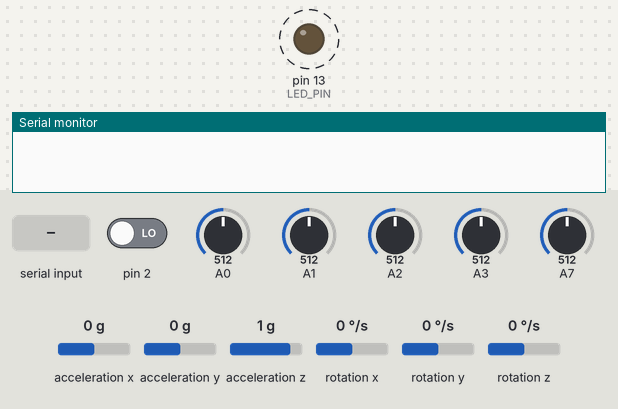
The sketch below on a simulated Arduino Nano, built with avr-gcc and run on an emulated ATmega328P. On the bench: output pins drawn as LEDs (lit = HIGH), the last lines printed to the serial monitor. Dashed ring = blinking. Inputs (shaded band) come from the test bench; at power-on: pin 2 LOW, A0 = 512, A1 = 512, A2 = 512, A3 = 512, A7 = 512, acceleration x 0 g, acceleration y 0 g, acceleration z 1 g, rotation x 0 °/s, rotation y 0 °/s, rotation z 0 °/s. The sensor or clock chip raises its interrupt line as the real part does.

Above: at 1.78 s.
1.8 s: "1\n" received over Serial
At 2.4 s:
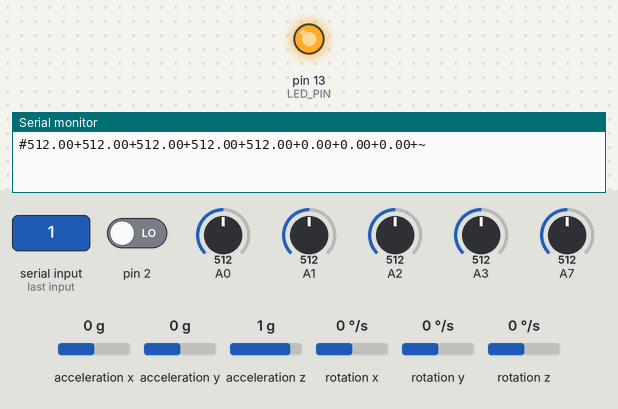
3.3 s: byte 50 ('2') received over Serial
At 3.61 s:
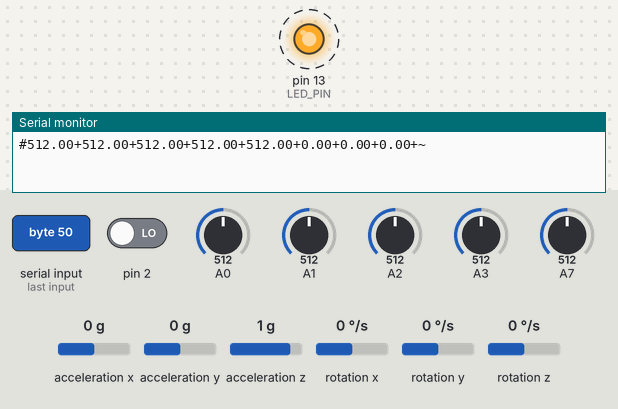
Timing chart, 0 to 12.3 s (numbered marks = the images above; inputs shaded):
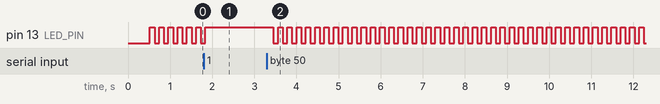

Measured:
- after the input at 1.8 s, pin 13 (LED_PIN): goes on until 1.8 s, then stays HIGH
- after the input at 3.3 s, pin 13 (LED_PIN): alternates HIGH for 0.11 s and LOW for 0.11 s, starting after 0.15 s
- by itself, pin 13 (LED_PIN): alternates HIGH for 0.11 s and LOW for 0.11 s

The sketch:

skripsi_nano_kirimdata.ino
```cpp
#include <SPI.h>
#include <SoftwareSerial.h>
#include "I2Cdev.h"
#include "MPU6050_6Axis_MotionApps20.h"
#if I2CDEV_IMPLEMENTATION == I2CDEV_ARDUINO_WIRE
#include "Wire.h"
#endif
MPU6050 mpu;
#define OUTPUT_READABLE_YAWPITCHROLL

#define LED_PIN 13 // (Arduino is 13, Teensy is 11, Teensy++ is 6)
bool blinkState = false;
// MPU control/status vars
bool dmpReady = false;  // set true if DMP init was successful
uint8_t mpuIntStatus;   // holds actual interrupt status byte from MPU
uint8_t devStatus;      // return status after each device operation (0 = success, !0 = error)
uint16_t packetSize;    // expected DMP packet size (default is 42 bytes)
uint16_t fifoCount;     // count of all bytes currently in FIFO
uint8_t fifoBuffer[64]; // FIFO storage buffer
Quaternion q;           // [w, x, y, z]         quaternion container
VectorFloat gravity;    // [x, y, z]            gravity vector
float ypr[3];           // [yaw, pitch, roll]   yaw/pitch/roll container and gravity vector
uint8_t teapotPacket[14] = { '$', 0x02, 0, 0, 0, 0, 0, 0, 0, 0, 0x00, 0x00, '\r', '\n' };
volatile bool mpuInterrupt = false;     // indicates whether MPU interrupt pin has gone high
void dmpDataReady() {
  mpuInterrupt = true;
}
int flag=0;
char data ='0';
double masukan[8];
void setup() {
  // initialise serial communications at 9600 bps:
  #if I2CDEV_IMPLEMENTATION == I2CDEV_ARDUINO_WIRE
  Wire.begin();
  TWBR = 24; // 400kHz I2C clock (200kHz if CPU is 8MHz)
#elif I2CDEV_IMPLEMENTATION == I2CDEV_BUILTIN_FASTWIRE
  Fastwire::setup(400, true);
#endif
  Serial.begin(9600);
//  while (!Serial); // wait for Leonardo enumeration, others continue immediately
//  Serial.println(F("Initializing I2C devices..."));
//  mpu.initialize();
//  Serial.println(F("Testing device connections..."));
//  Serial.println(mpu.testConnection() ? F("MPU6050 connection successful") : F("MPU6050 connection failed"));
//  Serial.println(F("\nSend any character to start program: "));
//  while (Serial.available() && Serial.read()); // empty buffer
//  while (!Serial.available());                 // wait for data
//  while (Serial.available() && Serial.read()); // empty buffer again
//  Serial.println(F("Initializing DMP..."));
  devStatus = mpu.dmpInitialize();
  mpu.setXGyroOffset(220);
  mpu.setYGyroOffset(76);
  mpu.setZGyroOffset(-85);
  mpu.setZAccelOffset(1788); // 1688 factory default for my test chip
  if (devStatus == 0) {
//    Serial.println(F("Enabling DMP..."));
    mpu.setDMPEnabled(true);
//    Serial.println(F("Enabling interrupt detection (Arduino external interrupt 0)..."));
    attachInterrupt(0, dmpDataReady, RISING);
    mpuIntStatus = mpu.getIntStatus();
//    Serial.println(F("DMP ready! Waiting for first interrupt..."));
    dmpReady = true;
    packetSize = mpu.dmpGetFIFOPacketSize();
  } else {
    Serial.print(F("DMP Initialization failed (code "));
    Serial.print(devStatus);
    Serial.println(F(")"));
  }

  // configure LED for output
  pinMode(LED_PIN, OUTPUT);
}

void loop() {
    if (!dmpReady) return;
          while (!mpuInterrupt && fifoCount < packetSize) {
          }
          mpuInterrupt = false;
          mpuIntStatus = mpu.getIntStatus();
          fifoCount = mpu.getFIFOCount();
          if ((mpuIntStatus & 0x10) || fifoCount == 1024) {
            mpu.resetFIFO();
           // Serial.println(F("FIFO overflow!"));
          } else if (mpuIntStatus & 0x02) {
            while (fifoCount < packetSize) fifoCount = mpu.getFIFOCount();
            mpu.getFIFOBytes(fifoBuffer, packetSize);
            fifoCount -= packetSize;
#ifdef OUTPUT_READABLE_YAWPITCHROLL
            // display Euler angles in degrees
            mpu.dmpGetQuaternion(&q, fifoBuffer);
            mpu.dmpGetGravity(&gravity, &q);
            mpu.dmpGetYawPitchRoll(ypr, &q, &gravity);
            masukan[0]=analogRead(A7);
            masukan[1]=analogRead(A3);
            masukan[2]=analogRead(A2);
            masukan[3]=analogRead(A1);
            masukan[4]=analogRead(A0);
            masukan[5]=(ypr[0] * 180 / M_PI);
            masukan[6]=(ypr[1] * 180 / M_PI);
            masukan[7]=(ypr[2] * 180 / M_PI);
#endif
            blinkState = !blinkState;
            digitalWrite(LED_PIN, blinkState);
          }
  if(Serial.available()>0){
  data = Serial.read();
  }
 if(data=='1'&&(!(mpuIntStatus & 0x10))&&fifoCount != 1024)
  {
    sendAndroidValues();
//    Serial.println("data di kirim");
    while(true)
    {
      if(Serial.available()>0){
      data = Serial.read();
        if(data=='3')
        {
          sendAndroidValues();
//          Serial.println("data di kirim ulang");
        }
        else if(data=='2')
        {
          data='0';
//          Serial.println("data berhasil di proses");
          break;
        }
      }
      delay(100);
     }
   }
   delay(100);
}
//sends the values from the sensor over serial to BT module
void sendAndroidValues()
 {
    delay(500);        //added a delay to eliminate missed transmissions
  //puts # before the values so our app knows what to do with the data
  //mySerial.print('#');
   Serial.print('#');
  //for loop cycles through 4 sensors and sends values via serial
  for(int k=0; k<8; k++)
  {
    Serial.print(masukan[k]);
    Serial.print('+');
    //technically not needed but I prefer to break up data values
    //so they are easier to see when debugging
  }
  Serial.print('~'); //used as an end of transmission character - used in app for string length
 Serial.println();
 delay(100);        //added a delay to eliminate missed transmissions
}
```
